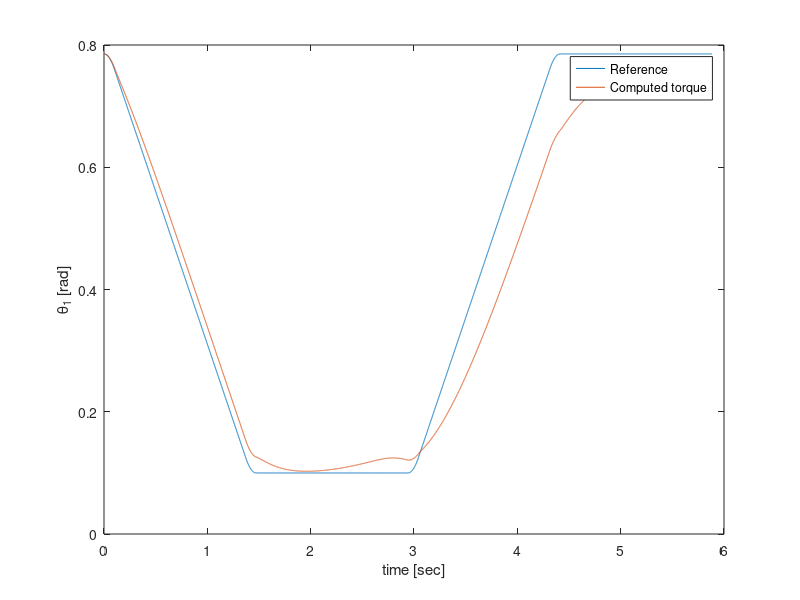
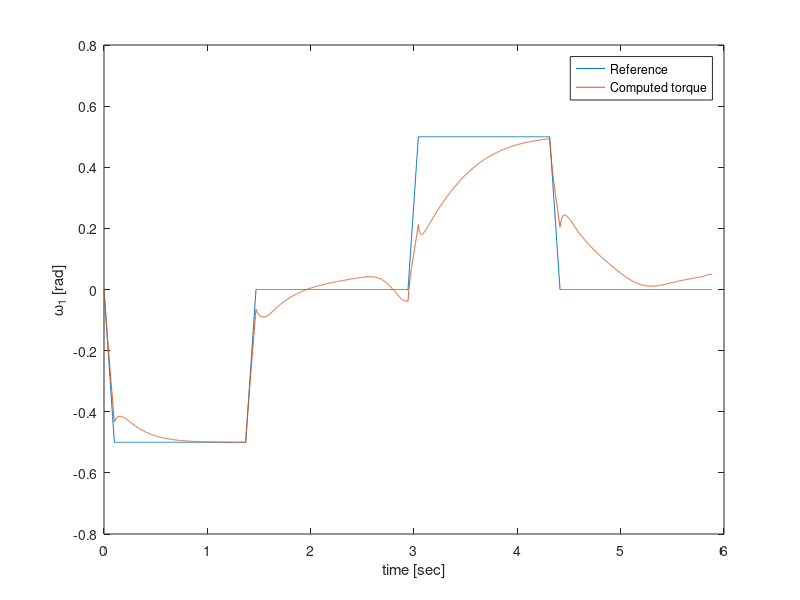
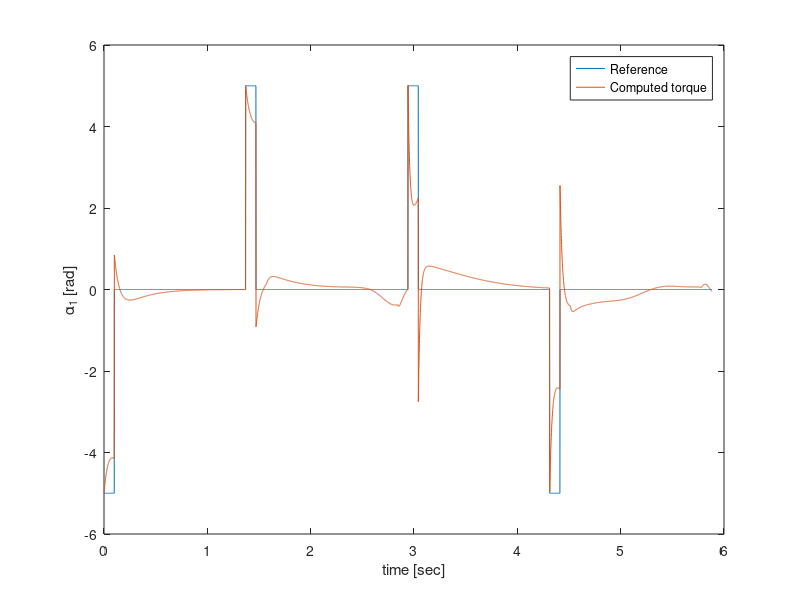
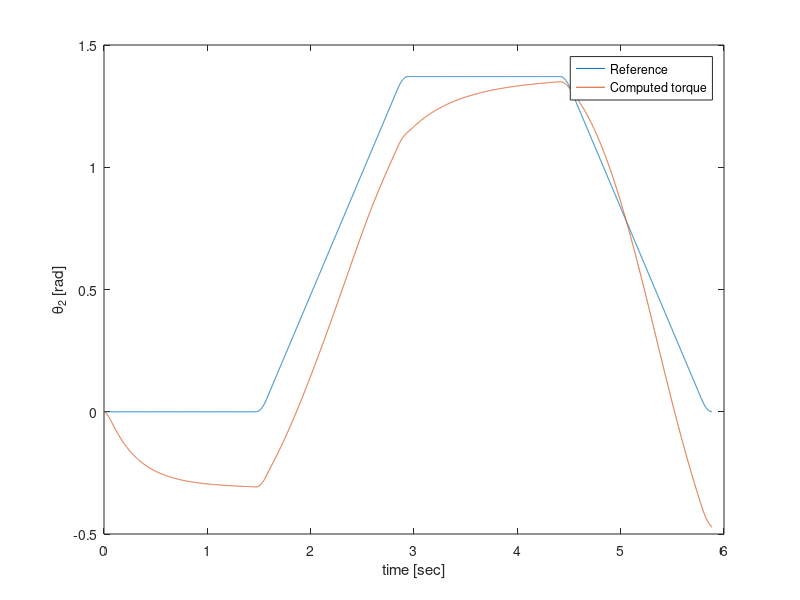

Reproduce these figures in MATLAB, in order.
% simulation of two link robot
clear

%%%%%%%%%%%%%%%%%%%%%%%%%%%%  link properties
%======================================  link 1
l1 = 0.235; % length [m]
lc1 = 0.160; % mass center
m1 = 0.228; % mass [kg]
% moment of inertia
I1xx = 0.00006781; I1xy = 0.00002608; I1xz = 0;
I1yx = 0.00002608; I1yy = 0.00631914; I1yz = 0;
I1zx = 0; I1zy = 0; I1zz = 0.00630459;
%======================================  link 2
l2 = 0.305; % length [m]
lc2 = 0.135; % mass center
m2 = 0.275; % mass [kg]
% moment of inertia
I2xx = 0.00012618; I2xy = 0.00001090; I2xz = 0;
I2yx = 0.00001090; I2yy = 0.00062333; I2yz = 0;
I2zx = 0; I2zy = 0; I2zz = 0.00055076;

I1 = 0;
I2 = 0;

g = 9.82;


%kp1 = 25; kv1 = 10; kp2 = 25; kv2 = 10;
kp1 = 100; kv1 = 20; kp2 = 100; kv2 = 20; kp3 = 100; kv3 = 20;

% 1) simulation of the effect of compensating V and G
% 
dt = 0.001;

% definition of trajectory  
am1 = 5; am2 = 10; am3 = 10; % max angular accelerations
vm1 = 0.5; vm2 = 1; vm3 = 1;% max angular velocities
pa1 = vm1^2/am1/2; pa2 = vm2^2/am2/2; pa3 = vm3^2/am3/2; %acc distance
na1 = ceil(vm1/am1/dt); na2 = ceil(vm2/am2/dt); na3 = ceil(vm3/am3/dt); %acc samples
ta1 = na1*dt, ta2 = na2*dt; ta3 = na3*dt;
ac1 = vm1/na1/dt; ac1r = ones(1,na1)*ac1;
timear1 = 0:dt:dt*(length(ac1r)-1); 
discrete_integration = tf(dt,[1 -1],dt);
va1r = lsim(discrete_integration,ac1r,timear1);
pa1r = lsim(discrete_integration,va1r,timear1);
ac2 = vm2/na2/dt; ac2r = ones(1,na2)* ac2;
timear2 = 0:dt:dt*(length(ac2r)-1);
va2r = lsim(discrete_integration,ac2r,timear2);
pa2r = lsim(discrete_integration,va2r,timear2);
ac3 = vm3/na3/dt; ac3r = ones(1,na3)* ac3;
timear3 = 0:dt:dt*(length(ac3r)-1);
va3r = lsim(discrete_integration,ac3r,timear3);
pa3r = lsim(discrete_integration,va3r,timear3);

% definition of way points a, b, c, d and e
th1a = pi/4; th1b = 0; th1c = 0; th1d = pi/4; th1e = pi/4;
th2a = 0; th2b = 0; th2c = pi/2; th2d = pi/2; th2e = 0;
th3a = 0; th3b = 0; th3c = 0; th3d = 0; th3e = 0;
tab = (abs(th1b-th1a)-2*pa1)/vm1; nab=ceil(tab/dt); % time a->b
acc1ref_ab = [-ac1r 0*ones(1,nab-2*length(ac1r)) ac1r];
acc2ref_ab = [zeros(1,nab)];
tbc = (abs(th2c-th2b)-2*pa2)/vm2; nbc = ceil(tbc/dt); % time b->c
acc1ref_bc = [zeros(1,nbc)];
acc2ref_bc = [ac2r 0*ones(1,nbc-2*length(ac2r)) -ac2r];
tcd = (abs(th1d-th1c)-2*pa1)/vm1; ncd=ceil(tcd/dt); % tid c->d
acc1ref_cd = [ac1r 0*ones(1,ncd-2*length(ac1r)) -ac1r];
acc2ref_cd = [zeros(1,ncd)];
tde = (abs(th2e-th2d)-2*pa2)/vm2; nde = ceil(tde/dt); % tid b->c
acc1ref_de = [zeros(1,nde)];
acc2ref_de = [-ac2r 0*ones(1,nde-2*length(ac2r)) ac2r];
time = 0:dt:(nab+nbc+ncd+nde-1)*dt

acc1ref = [acc1ref_ab acc1ref_bc acc1ref_cd acc1ref_de];
omega1ref = lsim(discrete_integration,acc1ref,time);
theta1ref = lsim(discrete_integration,omega1ref,time)+th1a;
% figure(3), plot(time,acc1ref)
% figure(2), plot(time,omega1ref)
% figure(1), plot(time,theta1ref)
acc2ref = [acc2ref_ab acc2ref_bc acc2ref_cd acc2ref_de]
omega2ref = lsim(discrete_integration,acc2ref,time);
theta2ref = lsim(discrete_integration,omega2ref,time,th2a);
% figure(6), plot(time,acc2ref)
% figure(5), plot(time,omega2ref)
% figure(4), plot(time,theta2ref)
acc3ref = [acc2ref_ab acc2ref_bc acc2ref_cd acc2ref_de]
omega3ref = lsim(discrete_integration,acc3ref,time);
theta3ref = lsim(discrete_integration,omega3ref,time,th3a);

% Initial conditions
theta1o(1) = pi/4; dtheta1o(1) = 0; ddtheta1o(1) = 0;
theta2o(1) = 0; dtheta2o(1) = 0; ddtheta2o(1) = 0;
theta1(1) = pi/4; dtheta1(1) = 0; ddtheta1(1) = 0;
theta2(1) = 0; dtheta2(1) = 0; ddtheta2(1) = 0;
theta3(1) = 0; dtheta3(1) = 0; ddtheta3(1) = 0;

Ni = length(time)

% simulation with computed torque
for ii = 1:Ni-1
 H11 = (1/2)*(2*I1zz+2*I2zz+lc2.^2*m2+l1.^2*m2+l1.^2*m2*cos(2*theta2(ii) ...
  )+2*lc2*l1*m2*cos(theta3(ii))+lc2.^2*m2*cos(2*(theta2(ii)+theta3(ii)))+2* ...
  lc2*l1*m2*cos(2*theta2(ii)+theta3(ii)));
 H12 = (1/2)*((-1)*(I1yz+I1zy+I2yz+ ...
  I2zy)*cos(theta1(ii))+(I1xz+I1zx+I2xz+I2zx)*sin(theta1(ii)));
 H13 = (1/2)*((-1)*(I2yz+I2zy)*cos(theta1(ii))+(I2xz+I2zx)*sin(theta1(ii)));

 H21 = (1/2)*((-1)*(I1yz+I1zy+I2yz+I2zy)*cos(theta1(ii)) ...
     +(I1xz+I1zx+I2xz+I2zx)*sin(theta1(ii)));
 H22 = (1/2)*(I1xx+I1yy+I2xx+I2yy+2*lc2.^2*m2+2*l1.^2*m2+((-1)* ...
  I1xx+I1yy+(-1)*I2xx+I2yy)*cos(2*theta1(ii))+4*lc2*l1*m2*cos(theta3(ii) ...
  )+(-1)*I1xy*sin(2*theta1(ii))+(-1)*I1yx*sin(2*theta1(ii))+(-1)*I2xy* ...
  sin(2*theta1(ii))+(-1)*I2yx*sin(2*theta1(ii)));
 H23 = (1/2)*(I2xx+I2yy+2* ...
  lc2.^2*m2+((-1)*I2xx+I2yy)*cos(2*theta1(ii))+2*lc2*l1*m2*cos(theta3(ii)) ...
  +(-1)*I2xy*sin(2*theta1(ii))+(-1)*I2yx*sin(2*theta1(ii)));

 H31 = (1/2)*((-1)*(I2yz+I2zy)*cos(theta1(ii))+(I2xz+I2zx)*sin(theta1(ii)));
 H32 = (1/2)*(I2xx+I2yy+2*lc2.^2*m2+((-1)*I2xx+I2yy)*cos(2*theta1(ii))+2*lc2* ...
  l1*m2*cos(theta3(ii))+(-1)*I2xy*sin(2*theta1(ii))+(-1)*I2yx*sin(2*theta1(ii)));
 H33 = (1/2)*(I2xx+I2yy+2*lc2.^2*m2+((-1)*I2xx+I2yy)*cos(2* ...
  theta1(ii))+(-1)*(I2xy+I2yx)*sin(2*theta1(ii)));

 C11 = (-2)*m2*(l1*cos(theta2(ii))+lc2*cos(theta2(ii)+theta3(ii)))*((l1*sin(theta2(ii)) ...
  +lc2*sin(theta2(ii)+theta3(ii)))*dtheta2(ii)+lc2*sin(theta2(ii)+theta3(ii)) ...
  *dtheta3(ii));
 C12 = (1/2)*((I1xy+I1yx+I2xy+I2yx)*cos(2*theta1(ii) ...
  )+((-1)*I1xx+I1yy+(-1)*I2xx+I2yy)*sin(2*theta1(ii)))*dtheta2(ii);
 C13 = (1/2)*((I2xy+I2yx)*cos(2*theta1(ii))+((-1)*I2xx+I2yy)* ...
  sin(2*theta1(ii)))*(2*dtheta2(ii)+dtheta3(ii));

 C21 = (1/2)*((I1xz+I1zx+I2xz+I2zx)*cos(theta1(ii))+(I1yz+I1zy+I2yz+I2zy)* ...
  sin(theta1(ii))+m2*(l1.^2*sin(2*theta2(ii))+lc2.^2*sin(2*(theta2(ii)+theta3(ii)))+ ...
  2*lc2*l1*sin(2*theta2(ii)+theta3(ii))))*dtheta1(ii)+(-1)*(( ...
  I1xy+I1yx+I2xy+I2yx)*cos(2*theta1(ii))+((-1)*I1xx+I1yy+(-1)*I2xx+ ...
  I2yy)*sin(2*theta1(ii)))*dtheta2(ii)+(-1)*((I2xy+I2yx)* ...
  cos(2*theta1(ii))+((-1)*I2xx+I2yy)*sin(2*theta1(ii)))*dtheta3(ii);
 C22 = (-2)*lc2*l1*m2*sin(theta3(ii))*dtheta3(ii);
 C23 = (-1)*lc2*l1*m2*sin(theta3(ii))*dtheta3(ii);

 C31 = (1/2)*((I2xz+I2zx)*cos( ...
  theta1(ii))+(I2yz+I2zy)*sin(theta1(ii))+2*lc2*m2*(l1*cos(theta2(ii))+lc2*cos( ...
  theta2(ii)+theta3(ii)))*sin(theta2(ii)+theta3(ii)))*dtheta1(ii)+(-1)*(( ...
  I2xy+I2yx)*cos(2*theta1(ii))+((-1)*I2xx+I2yy)*sin(2*theta1(ii)))*( ...
  dtheta2(ii)+dtheta3(ii));
 C32 = lc2*l1*m2*sin(theta3(ii))*dtheta2(ii);
 C33 = 0;
 
 F1 = 0.25*2*(1/(1 + exp(-2*dtheta1(ii))) - 0.5) + (0.005*(dtheta1(ii))); 
 F2 = 0.685*2*(1/(1 + exp(-2*dtheta2(ii))) - 0.5) + (0.02*(dtheta2(ii)));
 F3 = 0.39*2*(1/(1 + exp(-5*dtheta3(ii))) - 0.5) + (0.008*(dtheta3(ii)));

M = [H11 H12 H13; H21 H22 H23; H31 H32 H33];
alpha = [H11 H12 H13; H21 H22 H23; H31 H32 H33];
G1 = 0;
G2 = g*((lc1*m1+l1*m2)*cos(theta2(ii))+lc2*m2*cos(theta2(ii)+theta3(ii)));
G3 = lc2*g*m2*cos(theta2(ii)+theta3(ii));   


beta = [C11 C12 C13; C21 C22 C23; C31 C32 C33]+[G1;G2;G3]+[F1; F2; F3];
taup1 = kp1*(theta1ref(ii)-theta1(ii))-kv1*dtheta1(ii)+kv1*omega1ref(ii)+acc1ref(ii);
taup2 = kp2*(theta2ref(ii)-theta2(ii))-kv2*dtheta2(ii)+kv2*omega2ref(ii)+acc2ref(ii);
taup3 = kp3*(theta3ref(ii)-theta3(ii))-kv3*dtheta3(ii)+kv3*omega3ref(ii)+acc3ref(ii);
tau = alpha*[taup1;taup2;taup3];%+beta; %With or without the compensator
%simulation step
theta1(ii+1) = theta1(ii)+dt*dtheta1(ii);
theta2(ii+1) = theta2(ii)+dt*dtheta2(ii);
theta3(ii+1) = theta3(ii)+dt*dtheta3(ii);
acc = alpha\(tau-beta);
ddtheta1(ii) = acc(1);
ddtheta2(ii) = acc(2);
ddtheta3(ii) = acc(3);
dtheta1(ii+1) = dtheta1(ii)+dt*acc(1);
dtheta2(ii+1) = dtheta2(ii)+dt*acc(2);
dtheta3(ii+1) = dtheta3(ii)+dt*acc(3);
end





time = dt*(0:length(theta1)-1);
figure(1), plot(time,theta1ref,time,theta1)
xlabel('time [sec]')
ylabel('\theta_1 [rad]')
legend('Reference','Computed torque')
figure(2), plot(time,omega1ref,time,dtheta1)
xlabel('time [sec]')
ylabel('\omega_1 [rad]')
legend('Reference','Computed torque')
figure(3), plot(time,acc1ref,time(1:length(ddtheta1)),ddtheta1)
xlabel('time [sec]')
ylabel('\alpha_1 [rad]')
legend('Reference','Computed torque')
figure(4), plot(time,theta2ref,time,theta2)
xlabel('time [sec]')
ylabel('\theta_2 [rad]')
legend('Reference','Computed torque')
figure(5), plot(time,omega2ref,time,dtheta2)
xlabel('time [sec]')
ylabel('\omega_2 [rad]')
legend('Reference','Computed torque')
figure(6), plot(time,acc2ref,time(1:length(ddtheta2)),ddtheta2)
xlabel('time [sec]')
ylabel('\alpha_1 [rad]')
legend('Reference','Computed torque')
figure(7), plot(time,theta3ref,time,theta3)
xlabel('time [sec]')
ylabel('\theta_3 [rad]')
legend('Reference','Computed torque')
figure(8), plot(time,omega3ref,time,dtheta3)
xlabel('time [sec]')
ylabel('\omega_3 [rad]')
legend('Reference','Computed torque')
figure(9), plot(time,acc3ref,time(1:length(ddtheta3)),ddtheta3)
xlabel('time [sec]')
ylabel('\alpha_3 [rad]')
legend('Reference','Computed torque')
